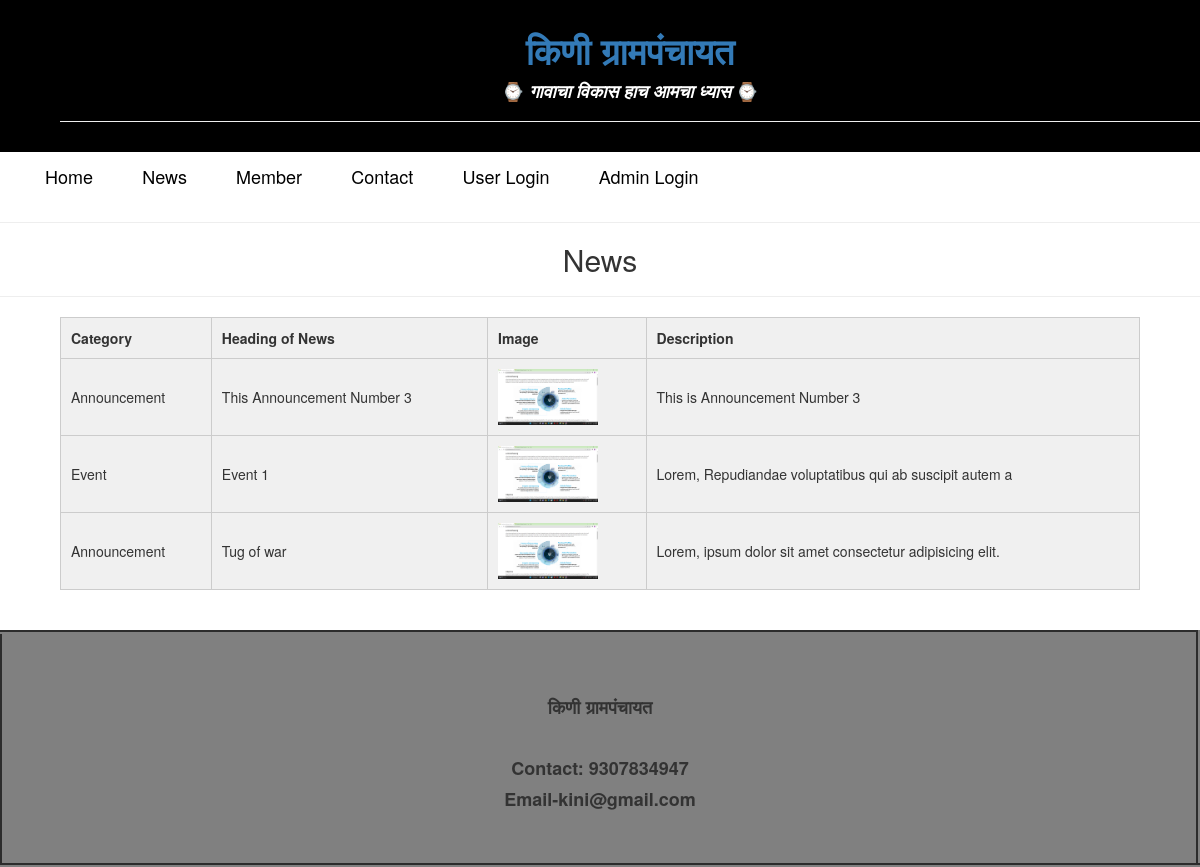
Page /news.php on the committed database.
### tables this page shows
CREATE TABLE `news` (
  `N_id` int(10) NOT NULL,
  `category` varchar(100) NOT NULL,
  `heading` varchar(50) NOT NULL,
  `img` varchar(200) NOT NULL,
  `descr` varchar(150) NOT NULL,
  `date` datetime NOT NULL DEFAULT current_timestamp()
);

### news.php (the view, shortened to what this page needs)
<!DOCTYPE html>
<html lang="en">
<head>
  <link href="css/homestyle.css" rel="stylesheet" type="text/css" media="all" />
<link href="css/memenu.css" rel="stylesheet" type="text/css" media="all" />
<link href="css/bootstrap.css" rel="stylesheet" type="text/css" media="all" />
</head>
<body>
<div class="top-header">
<div class="container">
  <div class="top-header-main">
    <div class="col-md-6 top-header-left">
     <div class="container">
                <h1 class=text-center> <a href="home.php"><h1><b>किणी ग्रामपंचायत</b></h1></a></h1>
              <p><h4 style="text-align:center;color:white" >⌚<i><b> गावाचा विकास हाच आमचा ध्यास</b> </i>⌚</h4></p>
              <hr>
             </div>
    </div>
  </div>
</div>
</div>
  <div>
  <div class="header-bottom">
		<div class="container">
			<div class="header">
				<div class="col-md-9 header-left">
				 <div class="top-nav">
                 <ul class="memenu skyblue">
					<li class="active"><a href="home.php"><b style="color: black"><h4>Home</h4></b></a></li>
                        <li class="grid"><a href="news.php"><b style="color: black"><h4>News</h4></b></a></li>
                        <li class="grid"><a href="member.php"><b style="color: black"><h4>Member</h4></b></a></li>
                        <li class="grid"><a href="contact.php"><b style="color: black"><h4>Contact</h4></b></a></li>
                        <li class="grid"><a href="user.php"><b style="color: black"> <h4>User Login</h4></b></a></li>
						<li class="grid"><a href="admin.php"><b style="color: black"> <h4>Admin Login</h4></b></a></li>
					</ul>
				</div>
			</div>
		</div>
	</div>
  </div>
<hr>
  <h2>News</h2>
  <hr>
  <table class="center">
    <tr>
      <th>Category</th>
      <th>Heading of News</th>
      <th>Image</th>
      <th>Description</th>
    </tr>
    <?php
	include('connection.php');
    $sql = "SELECT * FROM news order by N_id desc";
    $result = $conn->query($sql);
    if ($result->num_rows > 0) {
      while ($row = $result->fetch_assoc()) {
        echo "<tr>";
        echo "<td>" . $row["category"] . "</td>";
        echo "<td>" . $row["heading"] . "</td>";
        echo "<td><a href='newspic/" . $row["img"] . "' target='blank'><img src='newspic/" . $row["img"] . "' width='100'></a></td>";
        echo "<td>" . $row["descr"] . "</td>";
        echo "</tr>";
      }
    } else {
      echo "<tr><td colspan='5'>No news found</td></tr>";
    }
    ?>
  </table>
<br><br>
  <table border="4" width="100%">
				<th bgcolor=gray>
				<footer>
				    <br><br>
					<p><b><h4>किणी ग्रामपंचायत</h4></b> <br>
					<p><b><h4>Contact: 9307834947 </h4></b></p>
					<p><b><h4>Email-kini@gmail.com</h4></b></p><br>
					</p>
			</footer>
			</th>
			</table>
</body>
</html>

### css/homestyle.css (style rules this page uses)
body { background:#fff; font-family: 'Lato-Regular'; }
body a { transition: 0.5s all; -webkit-transition: 0.5s all; -o-transition: 0.5s all; -moz-transition: 0.5s all; -ms-transition: 0.5s all; }
.top-header { background: #000; padding: 10px 0px; }

### css/memenu.css (style rules this page uses)
.memenu { margin: 5px 0 0 0; padding: 0; width: 100%; list-style: none; display: inline-block; position: relative; font-size: 15px; }
.memenu li { display:inline-block; }
.memenu>li>a { float: left; padding-right: 45px; color: #000; font-size: 16px; text-decoration: none; transition: color .4s ease-in-out; -moz-transition: color .4s ease-in-out; -webkit-transition: color .4s ease-in-out; -o-transition: color .4s ease-in-out; }

### news.php (style rules this page uses)
h2 { text-align: center; }
th, td { padding: 10px; border: 1px solid #ccc; }
th { font-weight: bold; text-align: left; }
img { cursor: pointer; }
.center { width: 90%; border-collapse: collapse; margin-top: 20px; margin-left: auto; margin-right: auto; background-color: #F0F0F0; }
footer { text-align:center; padding:3px; }

### rows in the picture
news: category "Announcement", heading "This Announcement Number 3", img (picture), descr "This is Announcement Number 3"
news: category "Event", heading "Event 1", img (picture), descr "Lorem, Repudiandae voluptatibus qui ab suscipit autem a"
news: category "Announcement", heading "Tug of war", img (picture), descr "Lorem, ipsum dolor sit amet consectetur adipisicing elit."
